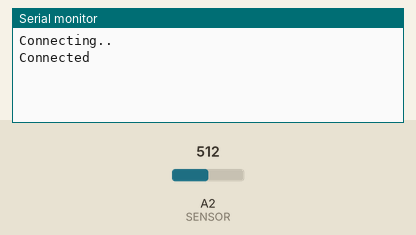
Recording of a sketch running on a simulated Arduino Uno, built with avr-gcc and run on an emulated ATmega328P. Shown: the last lines printed to the serial monitor. The test bench sets the inputs (shaded band); at power-on: A2 (SENSOR) = 512. WiFi joins after 1.5 s; servers stay silent unless stated; uploads are accepted with an empty reply.

Above: at 5.4 s.
5.5 s: A2 (SENSOR) set to 1008
At 7.0 s:
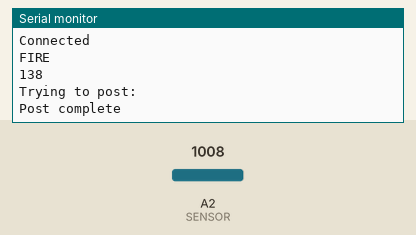
8.5 s: A2 (SENSOR) set to 1023
At 11.1 s:
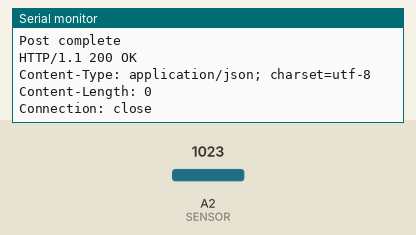

The sketch:

last_ver.ino
```cpp
#include <SPI.h>
#include <Ethernet.h>

byte mac[] = {  0x90, 0xA2, 0xDA, 0x00, 0x9E, 0x3E };
IPAddress server_ip(10,1,89,15);
byte my_ip[] = {10,1,90,230};

const int SENSOR = 2;
int t = 40;
String data;

const float A = 3.354016e-03;
const float B = 2.569355e-04;
const float C = 2.626311e-06;
const float D = 0.675278e-07;

int sensorValue = 0;
int v0;
float R = 4700.0;
float logRt, Rt, T;


EthernetClient client;


void setup() {
  Serial.begin(9600);

  if(Ethernet.begin(mac) == 0) {
      Serial.println("Ethernet fail");
  }
  Serial.println("Connecting..");
  delay(1000);

  if(client.connect(server_ip,8001)) {
     Serial.println("Connected");

  } else {
     Serial.println("No server: FAIL");
  }
}

void postRequest(EthernetClient client, String path, String data) {
  String buf = "POST " + path + " HTTP/1.1";
  Serial.println("Trying to post:");


  client.println(buf);
  client.println("Host: 10.1.89.15:8001");
  client.println("Content-Type: application/json");
  client.println("User-Agent: Mozilla/5.0 (Macintosh; Intel Mac OS X 10_6_8) AppleWebKit/537.11 (KHTML, like Gecko) Chrome/23.0.1271.64 Safari/537.11");
  client.println("Content-Length: " + String(data.length()));
  client.println("");
  client.println(data);
  client.println("");
  client.println("");

  Serial.println("Post complete");

}


void loop() {
  if(client.available()) {
     char c = client.read();
    Serial.print(c);
  }
  t = (int)temperature(analogRead(SENSOR));
  //Serial.println(t);
  //delay(1000);
  if(t > 30) {
     Serial.println("FIRE");
     Serial.println(t);
     data = "{ \"emergencies\" : { \"id\": 1, \"loc\": { \"lon\" : 45.5569592, \"lat\" : 12.4023351 }, \"type\" : \"fire\", \"level\": \"medium\", \"intensity\": \"42m\", \"timestamp\": \"2012-10-23 10:23:52\"}}" ;
     postRequest(client,"/sensor",data);
     delay(4000);
  }
}

double temperature(int RawADC) {
  v0 = RawADC;
  Rt = R*( 1023.0 / (float)v0 - 1.0 );
  logRt = log(Rt/R);
  T = 1/(A+B*logRt+C*logRt*logRt+D*logRt*logRt*logRt);
  T -= 273.15;
  T -= 20;
  return T;
}
```

Measured:
- the behaviour switches between 1022 and 1023 on A2 (SENSOR) (found by bisection; images 1 and 2)
- after the input at 5.5 s, the serial monitor: prints a new line at once (image 1)
- after the input at 8.5 s, the serial monitor: prints a new line after 1.1 s (image 2)
